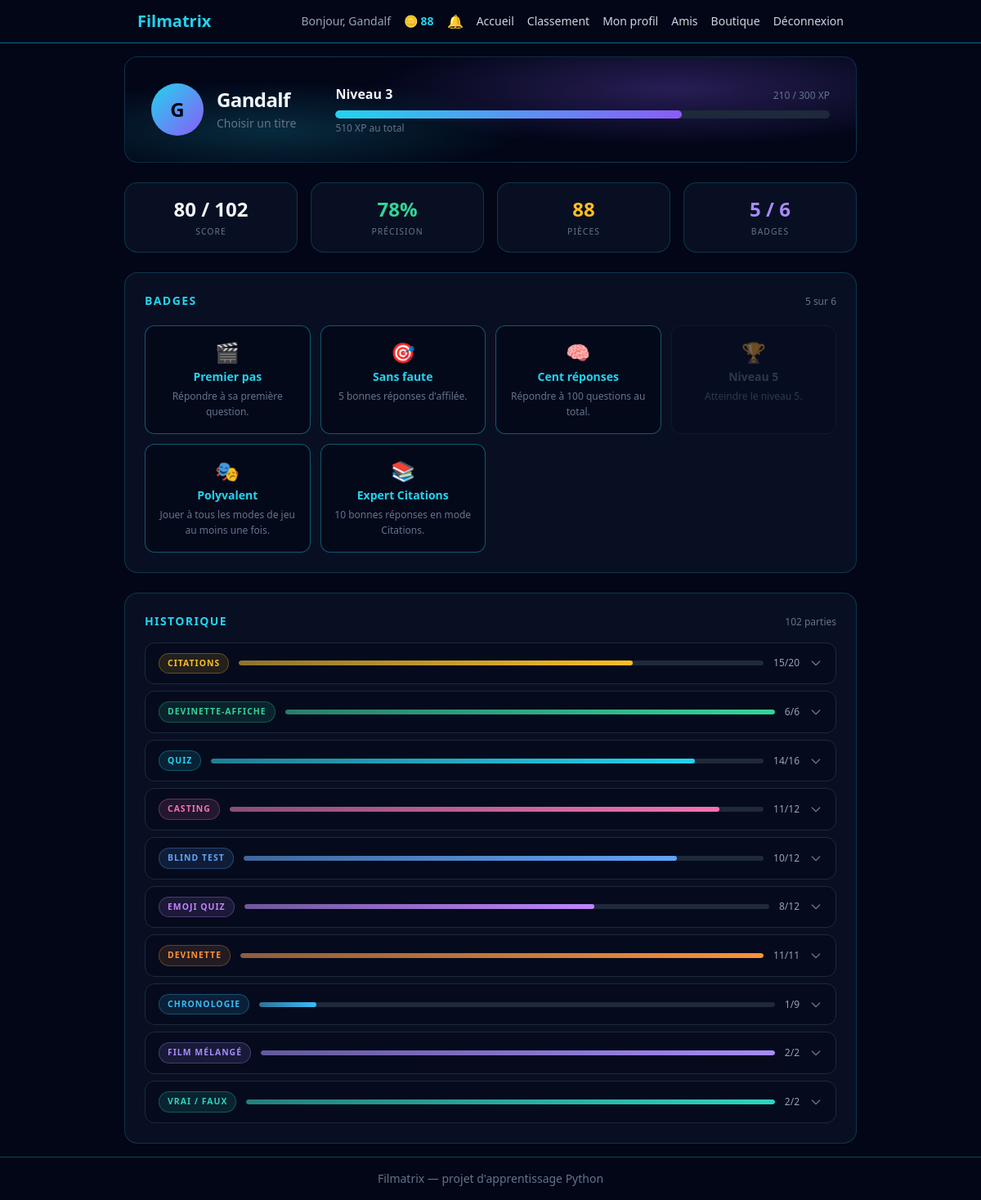
The app's page /profil (signed in) with its own data.
### src/models.py (models this page shows, shortened)
class User(db.Model, UserMixin):
    __tablename__ = "users"
    id = db.Column(db.Integer, primary_key=True)
    username = db.Column(db.String(50), unique=True, nullable=False)
    email = db.Column(db.String(120), unique=True, nullable=False)
    password_hash = db.Column(db.String(255), nullable=False)
    total_xp = db.Column(db.Integer, nullable=False, default=0)
    coins = db.Column(db.Integer, nullable=False, default=0)
    equipped_title = db.Column(db.String(50), nullable=True)
    is_admin = db.Column(db.Boolean, nullable=False, default=False)
    avatar = db.Column(db.String(10), nullable=True)
    bio = db.Column(db.String(280), nullable=True)

class Question(db.Model):
    __tablename__ = "questions"
    id = db.Column(db.Integer, primary_key=True)
    mode = db.Column(db.String(50), nullable=False)
    category = db.Column(db.String(50), nullable=False)
    difficulty = db.Column(db.String(20), nullable=False)
    prompt = db.Column(db.Text, nullable=False)
    payload = db.Column(db.JSON, nullable=False)
    correct_answer = db.Column(db.JSON, nullable=False)
    requires_account = db.Column(db.Boolean, nullable=False, default=False)

### app.py (the view)
    @app.route("/profil")
    @login_required
    def profile() -> str:
        attempts = (
            Attempt.query.filter_by(user_id=current_user.id)
            .order_by(Attempt.answered_at.desc())
            .all()
        )
        total_count = len(attempts)
        correct_count = sum(1 for attempt in attempts if attempt.is_correct)
        level_info = calculate_level(current_user.total_xp)
        attempts_by_mode = {}
        for attempt in attempts:
            mode = attempt.question.mode
            attempts_by_mode.setdefault(mode, []).append(attempt)
        earned_badge_codes = {badge.badge_code for badge in current_user.badges}
        all_badges = []
        for code, info in BADGES.items():
            all_badges.append(
                {
                    "code": code,
                    "name": info["name"],
                    "description": info["description"],
                    "icon": info["icon"],
                    "earned": code in earned_badge_codes,
                }
            )
        equipped_title_name= None
        if current_user.equipped_title:
            equipped_title_name = TITLES.get(current_user.equipped_title, {}).get("name")
        return render_template(
            "profil.html",
            attempts_by_mode=attempts_by_mode,
            total_count=total_count,
            correct_count=correct_count,
            level_info=level_info,
            all_badges=all_badges,
            equipped_title_name=equipped_title_name,
        )

### app.py (called while the page is built)
def calculate_level(total_xp: int) -> dict:
        level = 1
        xp_for_next_level = 100
        xp_already_spent = 0
        while total_xp - xp_already_spent >= xp_for_next_level:
            xp_already_spent += xp_for_next_level
            level += 1
            xp_for_next_level = 100 * level
        xp_in_current_level = total_xp - xp_already_spent
        return {
            "level": level,
            "xp_in_current_level": xp_in_current_level,
            "xp_for_next_level": xp_for_next_level,
            }

### src/notifications.py (called while the page is built)
def get_unread_count(user_id: int) -> int:
    return Notification.query.filter_by(user_id=user_id, is_read=False).count()

### templates/profil.html (shortened to what this page needs)
{% extends "base.html" %}
{% block content %}
{% set labels = {
    "qcm": "Quiz",
    "vrai_faux": "Vrai / Faux",
    "citation": "Citations",
    "emoji": "Emoji Quiz",
    "film_melange": "Film mélangé",
    "chronologie": "Chronologie",
    "devinette": "Devinette",
    "devinette_affiche": "Devinette-affiche",
    "casting": "Casting",
    "blindtest": "Blind Test"
} %}
{% set accents = {
    "qcm": "#22d3ee",
    "vrai_faux": "#2dd4bf",
    "citation": "#fbbf24",
    "emoji": "#c084fc",
    "film_melange": "#a78bfa",
    "chronologie": "#38bdf8",
    "devinette": "#fb923c",
    "devinette_affiche": "#34d399",
    "casting": "#f472b6",
    "blindtest": "#60a5fa"
} %}
{% set earned_count = all_badges | selectattr("earned") | list | length %}
<div class="mx-auto flex max-w-4xl flex-col gap-6">
    <section class="hero-glow relative overflow-hidden rounded-2xl border border-cyan-400/20 bg-slate-900/60 p-6 sm:p-8">
        <div class="flex flex-col gap-6 sm:flex-row sm:items-center">
            <div class="flex items-center gap-4">
                <span class="flex h-16 w-16 shrink-0 items-center justify-center rounded-full bg-gradient-to-br from-cyan-400 to-violet-500 text-2xl font-extrabold text-slate-950">
                    {{ current_user.username[0] | upper }}
                </span>
                <div class="min-w-0">
                    <h1 class="truncate text-2xl font-extrabold tracking-tight">{{ current_user.username }}</h1>
                    {% if equipped_title_name %}
                    <p class="text-sm text-cyan-400">{{ equipped_title_name }}</p>
                    {% else %}
                    <a href="{{ url_for('shop') }}" class="text-sm text-slate-500 transition hover:text-cyan-400">
                        Choisir un titre
                    </a>
                    {% endif %}
                </div>
            </div>
            <div class="flex-1 sm:pl-6">
                <div class="mb-2 flex items-baseline justify-between">
                    <p class="font-bold">Niveau {{ level_info.level }}</p>
                    <p class="text-xs text-slate-500">
                        {{ level_info.xp_in_current_level }} / {{ level_info.xp_for_next_level }} XP
                    </p>
                </div>
                <div class="h-2.5 w-full overflow-hidden rounded-full bg-slate-800">
                    <div class="h-2.5 rounded-full bg-gradient-to-r from-cyan-400 to-violet-500"
                         style="width: {{ (level_info.xp_in_current_level / level_info.xp_for_next_level * 100) | round(1) }}%"></div>
                </div>
                <p class="mt-1 text-xs text-slate-500">{{ current_user.total_xp }} XP au total</p>
            </div>
        </div>
    </section>
    <div class="grid grid-cols-2 gap-4 lg:grid-cols-4">
        <div class="rounded-2xl border border-cyan-400/20 bg-slate-900/60 p-4 text-center">
            <p class="text-2xl font-extrabold text-slate-100">{{ correct_count }} / {{ total_count }}</p>
            <p class="mt-1 text-[0.65rem] uppercase tracking-widest text-slate-500">Score</p>
        </div>
        <div class="rounded-2xl border border-cyan-400/20 bg-slate-900/60 p-4 text-center">
            <p class="text-2xl font-extrabold text-emerald-400">
                {% if total_count %}{{ (correct_count / total_count * 100) | round | int }}%{% else %}—{% endif %}
            </p>
            <p class="mt-1 text-[0.65rem] uppercase tracking-widest text-slate-500">Précision</p>
        </div>
        <div class="rounded-2xl border border-cyan-400/20 bg-slate-900/60 p-4 text-center">
            <p class="text-2xl font-extrabold text-amber-400">{{ current_user.coins }}</p>
            <p class="mt-1 text-[0.65rem] uppercase tracking-widest text-slate-500">Pièces</p>
        </div>
        <div class="rounded-2xl border border-cyan-400/20 bg-slate-900/60 p-4 text-center">
            <p class="text-2xl font-extrabold text-violet-400">{{ earned_count }} / {{ all_badges | length }}</p>
            <p class="mt-1 text-[0.65rem] uppercase tracking-widest text-slate-500">Badges</p>
        </div>
    </div>
    <section class="rounded-2xl border border-cyan-400/20 bg-slate-900/60 p-5 sm:p-6">
        <div class="mb-5 flex items-baseline justify-between">
            <h2 class="text-sm font-bold uppercase tracking-widest text-cyan-400">Badges</h2>
            <span class="text-xs text-slate-500">{{ earned_count }} sur {{ all_badges | length }}</span>
        </div>
        <div class="grid grid-cols-2 gap-3 sm:grid-cols-3 lg:grid-cols-4">
            {% for badge in all_badges %}
            <div class="rounded-xl border px-3 py-4 text-center transition
                        {% if badge.earned %}border-cyan-400/40 bg-slate-950/60{% else %}border-slate-800 bg-slate-950/30 opacity-40{% endif %}">
                <p class="mb-1 text-2xl">{{ badge.icon }}</p>
                <p class="text-sm font-bold {% if badge.earned %}text-cyan-400{% else %}text-slate-500{% endif %}">
                    {{ badge.name }}
                </p>
                <p class="mt-1 text-xs leading-relaxed text-slate-500">{{ badge.description }}</p>
            </div>
            {% endfor %}
        </div>
    </section>
    <section class="rounded-2xl border border-cyan-400/20 bg-slate-900/60 p-5 sm:p-6">
        <div class="mb-4 flex items-baseline justify-between">
            <h2 class="text-sm font-bold uppercase tracking-widest text-cyan-400">Historique</h2>
            <span class="text-xs text-slate-500">{{ total_count }} partie{{ 's' if total_count > 1 else '' }}</span>
        </div>
        {% if attempts_by_mode %}
        <div class="flex flex-col gap-2">
            {% for mode, mode_attempts in attempts_by_mode.items() %}
            {% set mode_correct = mode_attempts | selectattr("is_correct") | list | length %}
            {% set mode_total = mode_attempts | length %}
            <details class="group rounded-xl border border-slate-800 bg-slate-950/40 transition hover:border-slate-700"
                     style="--accent: {{ accents.get(mode, '#22d3ee') }}">
                <summary class="flex cursor-pointer list-none items-center gap-3 px-4 py-3 [&::-webkit-details-marker]:hidden">
                    <span class="accent-icon shrink-0 rounded-full border px-2.5 py-1 text-[0.65rem] font-bold uppercase tracking-widest">
                        {{ labels.get(mode, mode) }}
                    </span>
                    <span class="hidden h-1.5 flex-1 overflow-hidden rounded-full bg-slate-800 sm:block">
                        <span class="accent-bar block h-1.5 rounded-full"
                              style="width: {{ (mode_correct / mode_total * 100) | round(1) }}%"></span>
                    </span>
                    <span class="ml-auto shrink-0 text-xs text-slate-400 sm:ml-0">
                        {{ mode_correct }}/{{ mode_total }}
                    </span>
                    <svg class="h-4 w-4 shrink-0 text-slate-500 transition-transform group-open:rotate-180"
                         fill="none" viewBox="0 0 24 24" stroke="currentColor" aria-hidden="true">
                        <path stroke-linecap="round" stroke-linejoin="round" stroke-width="2" d="M19 9l-7 7-7-7" />
                    </svg>
                </summary>
            </details>
            {% endfor %}
        </div>
        {% endif %}
    </section>
</div>
{% endblock %}

### templates/base.html (shortened to what this page needs)
<!DOCTYPE html>
<html lang="fr">
<head>
    <link rel="stylesheet" href="{{ url_for('static', filename='css/output.css') }}">
</head>
<body class="bg-slate-950 text-slate-100 min-h-screen flex flex-col">
    <header class="border-b border-cyan-400/50">
    <nav class="max-w-4xl mx-auto px-4 py-3">
        <div class="flex items-center justify-between">
            <a href="{{ url_for('home') }}" class="text-xl font-bold text-cyan-400">
                Filmatrix
            </a>
            <div class="flex items-center gap-4">
                {% if current_user.is_authenticated %}
                    <span class="text-slate-400 text-sm">Bonjour, {{ current_user.username }}</span>
                    <span class="text-cyan-400 text-sm font-bold flex items-center gap-1">
                         🪙 {{ current_user.coins }}
                    </span>
                    <div class="relative">
                        <button id="notification-bell" class="relative text-slate-300 hover:text-cyan-400 transition" aria-label="Notifications">
                            🔔
                        </button>
                    </div>
                {% endif %}
                <div class="hidden md:flex items-center gap-4 text-sm">
                    <a href="{{ url_for('home') }}" class="text-slate-300 hover:text-cyan-400 transition">Accueil</a>
                    <a href="{{ url_for('leaderboard') }}" class="text-slate-300 hover:text-cyan-400 transition">Classement</a>
                    {% if current_user.is_authenticated %}
                        <a href="{{ url_for('profile') }}" class="text-slate-300 hover:text-cyan-400 transition">Mon profil</a>
                        <a href="{{ url_for('friends_list') }}" class="text-slate-300 hover:text-cyan-400 transition">Amis</a>
                        <a href="{{ url_for('shop') }}" class="text-slate-300 hover:text-cyan-400 transition">Boutique</a>
                        <a href="{{ url_for('logout') }}" class="text-slate-300 hover:text-cyan-400 transition">Déconnexion</a>
                    {% else %}
                        <a href="{{ url_for('login') }}" class="text-slate-300 hover:text-cyan-400 transition">Connexion</a>
                        <a href="{{ url_for('register') }}" class="bg-cyan-400 hover:bg-cyan-300 text-slate-950 font-bold px-3 py-1.5 rounded-lg transition">Inscription</a>
                    {% endif %}
                </div>
            </div>
        </div>
    </nav>
</header>
    <main class="flex-1 p-4">
        {% block content %}{% endblock %}
    </main>
    <footer class="border-t border-cyan-400/30 text-center text-slate-500 text-sm py-4">
        Filmatrix — projet d'apprentissage Python
    </footer>
</body>
</html>

### templates/base.html (style rules this page uses)
.hero-glow { background: radial-gradient(60% 80% at 75% 30%, rgba(139, 92, 246, 0.28), transparent 70%), radial-gradient(50% 70% at 20% 70%, rgba(34, 211, 238, 0.18), transparent 70%); }
.accent-icon { color: var(--accent); background-color: color-mix(in srgb, var(--accent) 12%, transparent); border-color: color-mix(in srgb, var(--accent) 30%, transparent); }
.accent-bar { background-image: linear-gradient( to right, color-mix(in srgb, var(--accent) 50%, transparent), var(--accent) ); }

### records on screen
User: username "Gandalf", coins "88", username "G", total_xp "510"
Question: get "CITATIONS", {{ (mode_correct / mode_total * 100) | round(1) }} 75.0 (drawn), mode_correct "15", mode_total "20"
Question: get "DEVINETTE-AFFICHE", {{ (mode_correct / mode_total * 100) | round(1) }} 100.0 (drawn), mode_correct "6", mode_total "6"
Question: get "QUIZ", {{ (mode_correct / mode_total * 100) | round(1) }} 87.5 (drawn), mode_correct "14", mode_total "16"
Question: get "CASTING", {{ (mode_correct / mode_total * 100) | round(1) }} 91.7 (drawn), mode_correct "11", mode_total "12"
Question: get "BLIND TEST", {{ (mode_correct / mode_total * 100) | round(1) }} 83.3 (drawn), mode_correct "10", mode_total "12"
Question: get "EMOJI QUIZ", {{ (mode_correct / mode_total * 100) | round(1) }} 66.7 (drawn), mode_correct "8", mode_total "12"
Question: get "DEVINETTE", {{ (mode_correct / mode_total * 100) | round(1) }} 100.0 (drawn), mode_correct "11", mode_total "11"
Question: get "CHRONOLOGIE", {{ (mode_correct / mode_total * 100) | round(1) }} 11.1 (drawn), mode_correct "1", mode_total "9"
Question: get "FILM MÉLANGÉ", {{ (mode_correct / mode_total * 100) | round(1) }} 100.0 (drawn), mode_correct "2", mode_total "2"
Question: get "VRAI / FAUX", {{ (mode_correct / mode_total * 100) | round(1) }} 100.0 (drawn), mode_correct "2", mode_total "2"

### other values on screen
{{ level_info.level }} "3"
{{ level_info.xp_in_current_level }} "210"
{{ level_info.xp_for_next_level }} "300"
{{ correct_count }} "80"
{{ total_count }} "102"
{{ (correct_count / total_count * 100) | round | int }} "78"
{{ earned_count }} "5"
{{ all_badges | length }} "6"
{{ badge.icon }} "🎬" "🎯" "🧠" "🏆" "🎭" "📚"
{{ badge.name }} "Premier pas" "Sans faute" "Cent réponses" "Niveau 5" "Polyvalent" "Expert Citations"
{{ badge.description }} "Répondre à sa première question." "5 bonnes réponses d'affilée." "Répondre à 100 questions au total." "Atteindre le niveau 5." "Jouer à tous les modes de jeu au moins une fois." "10 bonnes réponses en mode Citations."
{{ 's' if total_count > 1 else '' }} "s"
